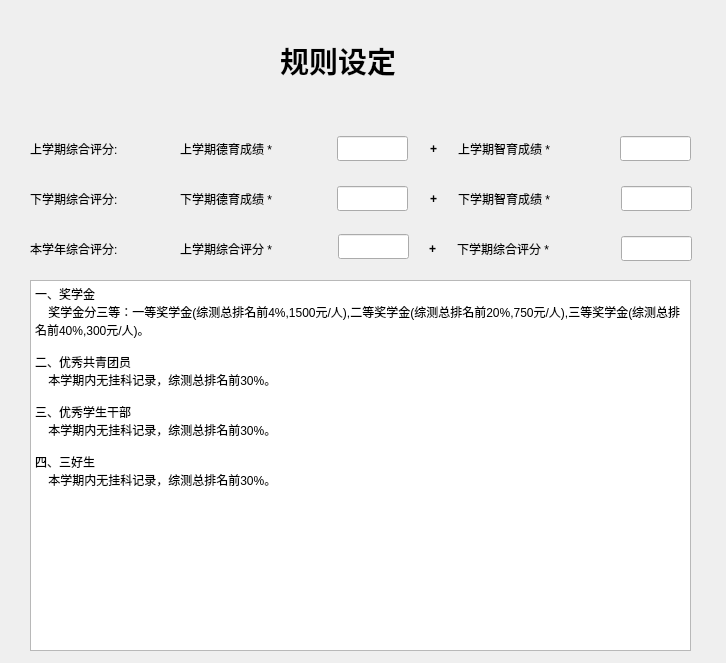
<?xml version="1.0" encoding="UTF-8"?>
<ui version="4.0">
 <class>Regulation</class>
 <widget class="QDialog" name="Regulation">
  <property name="geometry">
   <rect>
    <x>0</x>
    <y>0</y>
    <width>726</width>
    <height>663</height>
   </rect>
  </property>
  <property name="windowTitle">
   <string>评奖评优规则设定</string>
  </property>
  <widget class="QLabel" name="label">
   <property name="geometry">
    <rect>
     <x>280</x>
     <y>10</y>
     <width>381</width>
     <height>101</height>
    </rect>
   </property>
   <property name="font">
    <font>
     <pointsize>22</pointsize>
     <weight>75</weight>
     <bold>true</bold>
    </font>
   </property>
   <property name="text">
    <string>规则设定</string>
   </property>
  </widget>
  <widget class="QLabel" name="label_2">
   <property name="geometry">
    <rect>
     <x>30</x>
     <y>140</y>
     <width>151</width>
     <height>18</height>
    </rect>
   </property>
   <property name="text">
    <string>上学期综合评分:</string>
   </property>
  </widget>
  <widget class="QLabel" name="label_3">
   <property name="geometry">
    <rect>
     <x>30</x>
     <y>190</y>
     <width>151</width>
     <height>18</height>
    </rect>
   </property>
   <property name="text">
    <string>下学期综合评分:</string>
   </property>
  </widget>
  <widget class="QLabel" name="label_4">
   <property name="geometry">
    <rect>
     <x>30</x>
     <y>238</y>
     <width>151</width>
     <height>21</height>
    </rect>
   </property>
   <property name="text">
    <string>本学年综合评分:</string>
   </property>
  </widget>
  <widget class="QLabel" name="label_5">
   <property name="geometry">
    <rect>
     <x>180</x>
     <y>140</y>
     <width>161</width>
     <height>18</height>
    </rect>
   </property>
   <property name="text">
    <string>上学期德育成绩 *</string>
   </property>
  </widget>
  <widget class="QLabel" name="label_6">
   <property name="geometry">
    <rect>
     <x>180</x>
     <y>190</y>
     <width>161</width>
     <height>18</height>
    </rect>
   </property>
   <property name="text">
    <string>下学期德育成绩 *</string>
   </property>
  </widget>
  <widget class="QLabel" name="label_7">
   <property name="geometry">
    <rect>
     <x>180</x>
     <y>240</y>
     <width>161</width>
     <height>18</height>
    </rect>
   </property>
   <property name="text">
    <string>上学期综合评分 *</string>
   </property>
  </widget>
  <widget class="QLineEdit" name="lastDEdit">
   <property name="geometry">
    <rect>
     <x>337</x>
     <y>136</y>
     <width>71</width>
     <height>25</height>
    </rect>
   </property>
  </widget>
  <widget class="QLabel" name="label_8">
   <property name="geometry">
    <rect>
     <x>430</x>
     <y>140</y>
     <width>41</width>
     <height>18</height>
    </rect>
   </property>
   <property name="font">
    <font>
     <weight>75</weight>
     <bold>true</bold>
    </font>
   </property>
   <property name="text">
    <string>+</string>
   </property>
  </widget>
  <widget class="QLineEdit" name="nextDEdit">
   <property name="geometry">
    <rect>
     <x>337</x>
     <y>186</y>
     <width>71</width>
     <height>25</height>
    </rect>
   </property>
  </widget>
  <widget class="QLineEdit" name="lastTEdit">
   <property name="geometry">
    <rect>
     <x>338</x>
     <y>234</y>
     <width>71</width>
     <height>25</height>
    </rect>
   </property>
  </widget>
  <widget class="QLineEdit" name="lastZEdit">
   <property name="geometry">
    <rect>
     <x>620</x>
     <y>136</y>
     <width>71</width>
     <height>25</height>
    </rect>
   </property>
  </widget>
  <widget class="QLabel" name="label_11">
   <property name="geometry">
    <rect>
     <x>458</x>
     <y>140</y>
     <width>161</width>
     <height>18</height>
    </rect>
   </property>
   <property name="text">
    <string>上学期智育成绩 *</string>
   </property>
  </widget>
  <widget class="QLabel" name="label_12">
   <property name="geometry">
    <rect>
     <x>458</x>
     <y>190</y>
     <width>161</width>
     <height>18</height>
    </rect>
   </property>
   <property name="text">
    <string>下学期智育成绩 *</string>
   </property>
  </widget>
  <widget class="QLineEdit" name="nextZEdit">
   <property name="geometry">
    <rect>
     <x>621</x>
     <y>186</y>
     <width>71</width>
     <height>25</height>
    </rect>
   </property>
  </widget>
  <widget class="QLabel" name="label_9">
   <property name="geometry">
    <rect>
     <x>430</x>
     <y>190</y>
     <width>41</width>
     <height>18</height>
    </rect>
   </property>
   <property name="font">
    <font>
     <weight>75</weight>
     <bold>true</bold>
    </font>
   </property>
   <property name="text">
    <string>+</string>
   </property>
  </widget>
  <widget class="QLabel" name="label_13">
   <property name="geometry">
    <rect>
     <x>457</x>
     <y>240</y>
     <width>161</width>
     <height>18</height>
    </rect>
   </property>
   <property name="text">
    <string>下学期综合评分 *</string>
   </property>
  </widget>
  <widget class="QLineEdit" name="nextTEdit">
   <property name="geometry">
    <rect>
     <x>621</x>
     <y>236</y>
     <width>71</width>
     <height>25</height>
    </rect>
   </property>
  </widget>
  <widget class="QLabel" name="label_10">
   <property name="geometry">
    <rect>
     <x>429</x>
     <y>240</y>
     <width>41</width>
     <height>18</height>
    </rect>
   </property>
   <property name="font">
    <font>
     <weight>75</weight>
     <bold>true</bold>
    </font>
   </property>
   <property name="text">
    <string>+</string>
   </property>
  </widget>
  <widget class="QTextEdit" name="textEdit">
   <property name="geometry">
    <rect>
     <x>30</x>
     <y>280</y>
     <width>661</width>
     <height>371</height>
    </rect>
   </property>
   <property name="html">
    <string>&lt;!DOCTYPE HTML PUBLIC &quot;-//W3C//DTD HTML 4.0//EN&quot; &quot;http://www.w3.org/TR/REC-html40/strict.dtd&quot;&gt;
&lt;html&gt;&lt;head&gt;&lt;meta name=&quot;qrichtext&quot; content=&quot;1&quot; /&gt;&lt;style type=&quot;text/css&quot;&gt;
p, li { white-space: pre-wrap; }
&lt;/style&gt;&lt;/head&gt;&lt;body style=&quot; font-family:'SimSun'; font-size:9pt; font-weight:400; font-style:normal;&quot;&gt;
&lt;p style=&quot; margin-top:0px; margin-bottom:0px; margin-left:0px; margin-right:0px; -qt-block-indent:0; text-indent:0px;&quot;&gt;一、奖学金&lt;/p&gt;
&lt;p style=&quot; margin-top:0px; margin-bottom:0px; margin-left:0px; margin-right:0px; -qt-block-indent:0; text-indent:0px;&quot;&gt;    奖学金分三等：一等奖学金(综测总排名前4%,1500元/人),二等奖学金(综测总排名前20%,750元/人),三等奖学金(综测总排名前40%,300元/人)。&lt;/p&gt;
&lt;p style=&quot;-qt-paragraph-type:empty; margin-top:0px; margin-bottom:0px; margin-left:0px; margin-right:0px; -qt-block-indent:0; text-indent:0px;&quot;&gt;&lt;br /&gt;&lt;/p&gt;
&lt;p style=&quot; margin-top:0px; margin-bottom:0px; margin-left:0px; margin-right:0px; -qt-block-indent:0; text-indent:0px;&quot;&gt;二、优秀共青团员&lt;/p&gt;
&lt;p style=&quot; margin-top:0px; margin-bottom:0px; margin-left:0px; margin-right:0px; -qt-block-indent:0; text-indent:0px;&quot;&gt;    本学期内无挂科记录，综测总排名前30%。&lt;/p&gt;
&lt;p style=&quot;-qt-paragraph-type:empty; margin-top:0px; margin-bottom:0px; margin-left:0px; margin-right:0px; -qt-block-indent:0; text-indent:0px;&quot;&gt;&lt;br /&gt;&lt;/p&gt;
&lt;p style=&quot; margin-top:0px; margin-bottom:0px; margin-left:0px; margin-right:0px; -qt-block-indent:0; text-indent:0px;&quot;&gt;三、优秀学生干部&lt;/p&gt;
&lt;p style=&quot; margin-top:0px; margin-bottom:0px; margin-left:0px; margin-right:0px; -qt-block-indent:0; text-indent:0px;&quot;&gt;    本学期内无挂科记录，综测总排名前30%。&lt;/p&gt;
&lt;p style=&quot;-qt-paragraph-type:empty; margin-top:0px; margin-bottom:0px; margin-left:0px; margin-right:0px; -qt-block-indent:0; text-indent:0px;&quot;&gt;&lt;br /&gt;&lt;/p&gt;
&lt;p style=&quot; margin-top:0px; margin-bottom:0px; margin-left:0px; margin-right:0px; -qt-block-indent:0; text-indent:0px;&quot;&gt;四、三好生&lt;/p&gt;
&lt;p style=&quot; margin-top:0px; margin-bottom:0px; margin-left:0px; margin-right:0px; -qt-block-indent:0; text-indent:0px;&quot;&gt;    本学期内无挂科记录，综测总排名前30%。&lt;/p&gt;&lt;/body&gt;&lt;/html&gt;</string>
   </property>
  </widget>
 </widget>
 <resources/>
 <connections/>
</ui>
